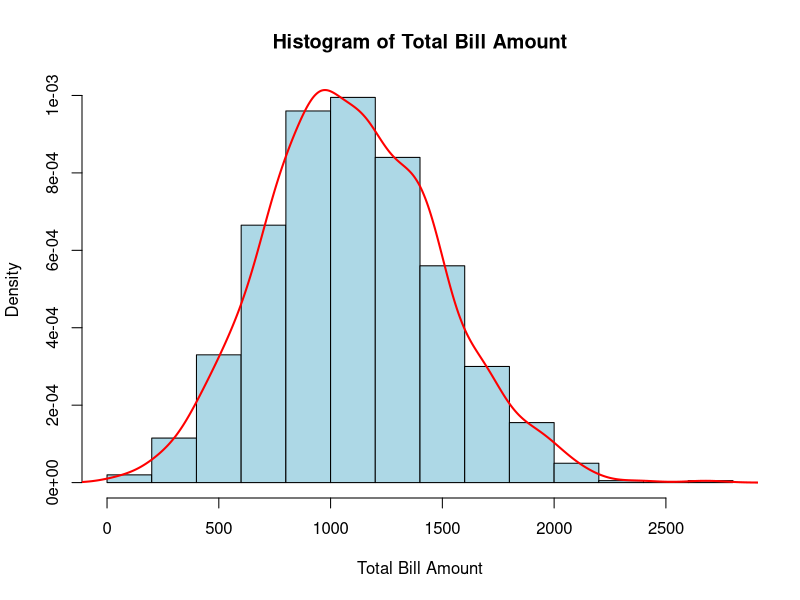
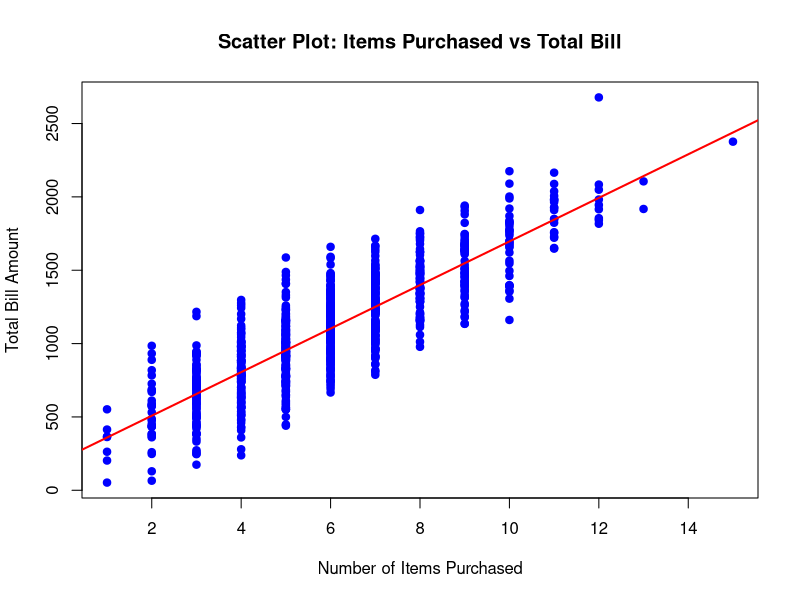

Reproduce these figures in R, in order.
# =====================================================
# CUSTOMER PURCHASE PATTERN ANALYSIS
# =====================================================

# Generate Sample Data for 1000 Customers
set.seed(123)

items_purchased <- rpois(1000, lambda = 5) + 1

# Assume bill amount increases with number of items
total_bill <- 200 + 150 * items_purchased + rnorm(1000, mean = 0, sd = 200)

data <- data.frame(items_purchased, total_bill)

# -----------------------------------------------------
# 1. Univariate EDA for Total Bill
# -----------------------------------------------------

cat("Summary Statistics - Total Bill\n")
print(summary(data$total_bill))

# Histogram
hist(data$total_bill,
     probability = TRUE,
     main = "Histogram of Total Bill Amount",
     xlab = "Total Bill Amount",
     col = "lightblue")

lines(density(data$total_bill), col = "red", lwd = 2)

# -----------------------------------------------------
# 2. Measures of Dispersion
# -----------------------------------------------------

range_bill <- max(data$total_bill) - min(data$total_bill)
variance_bill <- var(data$total_bill)
sd_bill <- sd(data$total_bill)

cat("\nRange:", range_bill, "\n")
cat("Variance:", variance_bill, "\n")
cat("Standard Deviation:", sd_bill, "\n")

# -----------------------------------------------------
# 3. Skewness and Kurtosis (Manual Calculation)
# -----------------------------------------------------

n <- length(data$total_bill)
mean_val <- mean(data$total_bill)
sd_val <- sd(data$total_bill)

skewness <- sum((data$total_bill - mean_val)^3) / ((n - 1) * sd_val^3)
kurtosis <- sum((data$total_bill - mean_val)^4) / ((n - 1) * sd_val^4)

cat("\nSkewness:", skewness, "\n")
cat("Kurtosis:", kurtosis, "\n")

if(skewness > 0){
  cat("Distribution is Positively Skewed\n")
} else if(skewness < 0){
  cat("Distribution is Negatively Skewed\n")
} else {
  cat("Distribution is Symmetric\n")
}

if(kurtosis > 3){
  cat("Leptokurtic (Heavy Tails)\n")
} else if(kurtosis < 3){
  cat("Platykurtic (Light Tails)\n")
} else {
  cat("Mesokurtic (Normal Distribution)\n")
}

# -----------------------------------------------------
# 4. Covariance and Correlation
# -----------------------------------------------------

cov_value <- cov(data$items_purchased, data$total_bill)
cor_value <- cor(data$items_purchased, data$total_bill)

cat("\nCovariance:", cov_value, "\n")
cat("Correlation:", cor_value, "\n")

if(cor_value > 0.7){
  cat("Strong Positive Relationship\n")
} else if(cor_value > 0.3){
  cat("Moderate Positive Relationship\n")
} else {
  cat("Weak Relationship\n")
}

# -----------------------------------------------------
# 5. Scatter Plot
# -----------------------------------------------------

plot(data$items_purchased, data$total_bill,
     main = "Scatter Plot: Items Purchased vs Total Bill",
     xlab = "Number of Items Purchased",
     ylab = "Total Bill Amount",
     pch = 19,
     col = "blue")

abline(lm(total_bill ~ items_purchased, data=data),
       col = "red", lwd = 2)

# -----------------------------------------------------
# 6. Explanation
# -----------------------------------------------------

cat("\nDifference Between Univariate and Bivariate EDA:\n")
cat("Univariate EDA analyzes one variable at a time (e.g., total bill).\n")
cat("Bivariate EDA analyzes relationship between two variables (items and bill).\n")
cat("Here, univariate shows distribution and variability of bill amount,\n")
cat("while bivariate shows how number of items influences total spending.\n")
